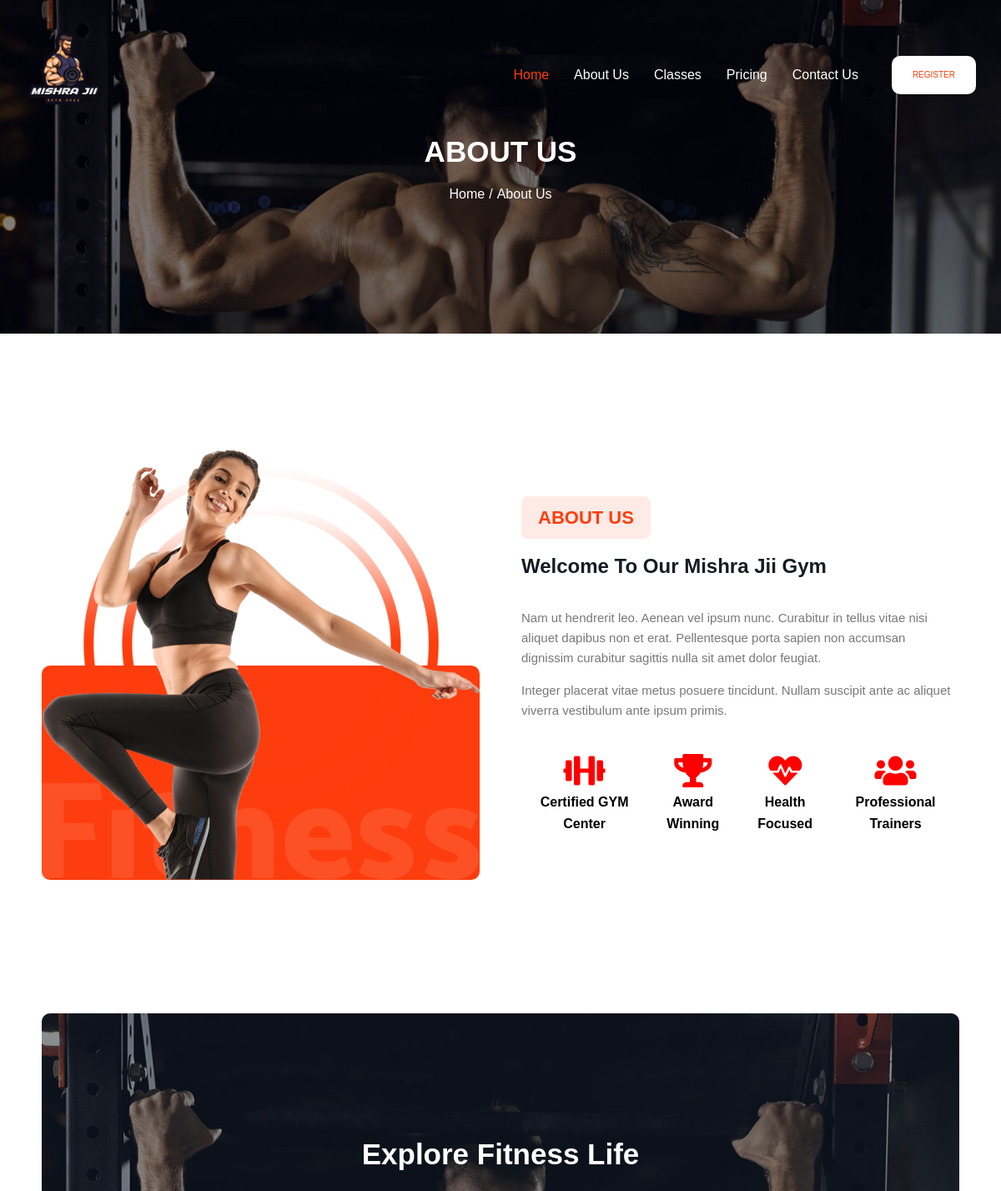
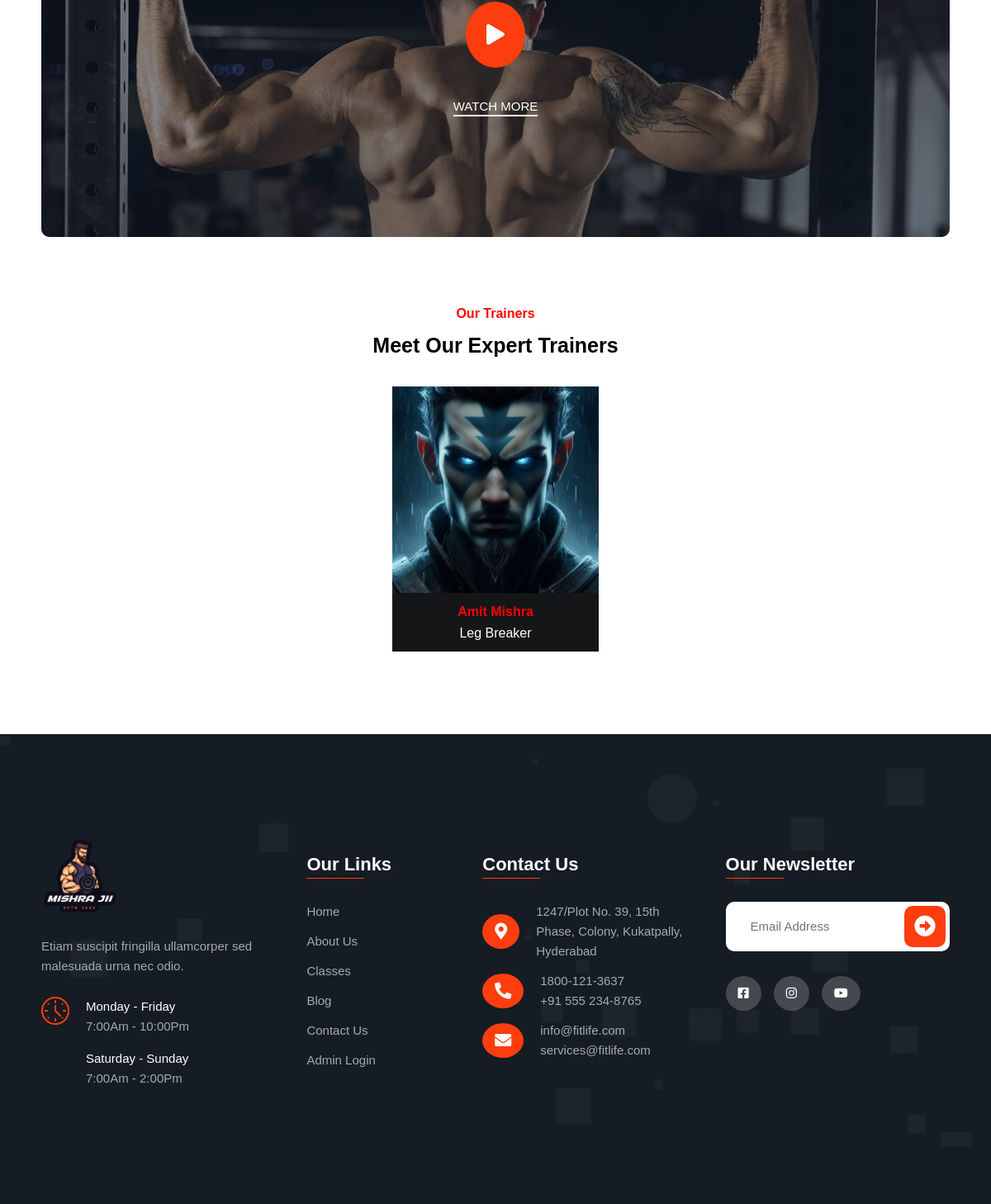
Page /about.php on the committed database (2 pictures, top to bottom).
### tables this page shows
CREATE TABLE `trainers` (
  `id` int(11) NOT NULL,
  `name` varchar(255) NOT NULL,
  `role` varchar(100) NOT NULL,
  `image` varchar(255) NOT NULL,
  `twitter_link` varchar(255) DEFAULT NULL,
  `facebook_link` varchar(255) DEFAULT NULL,
  `linkedin_link` varchar(255) DEFAULT NULL,
  `instagram_link` varchar(255) DEFAULT NULL
);

### about.php (the view, shortened to what this page needs)
<!DOCTYPE html>
<html lang="en">
<head>
  <link rel="stylesheet" href="./assets/css/style.css">
  <link rel="stylesheet" href="./assets/fontawesome/css/all.min.css">
</head>
<body>
  <?php include('./shortcuts/header.php');  ?>
  <div class="page-header">
    <div class="page-header-content">
      <h4 class="page-title">About Us</h4>
      <div class="breadcrumb">
        <p><a class="breadcrumb-link" href="index.php">Home</a></p>
        <p class="breadcrumb-separator">/</p>
        <p>About Us</p>
      </div>
    </div>
  </div>
  <section class="section about" id="about" aria-label="about">
    <div class="container">
      <div class="about-banner has-after">
        <img src="./assets/images/about-banner.png" width="660" height="648" loading="lazy" alt="about banner"
          class="w-100">
      </div>
      <div class="about-content">
        <p class="section-subtitle">About Us</p>
        <h2 class="h2 section-title">Welcome To Our Mishra Jii Gym</h2>
        <p class="section-text">
          Nam ut hendrerit leo. Aenean vel ipsum nunc. Curabitur in tellus vitae nisi aliquet dapibus non et erat.
          Pellentesque
          porta sapien non accumsan dignissim curabitur sagittis nulla sit amet dolor feugiat.
        </p>
        <p class="section-text">
          Integer placerat vitae metus posuere tincidunt. Nullam suscipit ante ac aliquet viverra vestibulum ante
          ipsum primis.
        </p>
        <div class="wrapper">
          <div class="about-coach">
            <div class="coach-icons">
              <div class="icon-item">
                <i class="fas fa-dumbbell"></i>
                <p>Certified GYM Center</p>
              </div>
              <div class="icon-item">
                <i class="fas fa-trophy"></i>
                <p>Award Winning</p>
              </div>
              <div class="icon-item">
                <i class="fas fa-heartbeat"></i>
                <p>Health Focused</p>
              </div>
              <div class="icon-item">
                <i class="fas fa-users"></i>
                <p>Professional Trainers</p>
              </div>
            </div>
          </div>
        </div>
      </div>
    </div>
  </section>
  <section class="section video" aria-label="video" style="margin-bottom: 3rem;">
    <div class="container">
      <div class="video-card has-before has-bg-image"
        style="background-image: url('./assets/images/video-banner.jpg')">
        <h2 class="h2 card-title">Explore Fitness Life</h2>
        <button class="play-btn" aria-label="play video">
          <i class="fas fa-play"></i>
        </button>
        <a href="#" class="btn-link has-before">Watch More</a>
      </div>
    </div>
  </section>
  <div class="team-section">
    <div class="team-header">
      <h4 class="team-subtitle">Our Trainers</h4>
      <h4 class="team-title">Meet Our Expert Trainers</h4>
    </div>
    <?php
    include_once "./config/dbconnect.php";
    ?>
    <div class="team-grid">
      <?php
      $sql = "SELECT * FROM trainers";
      $run = mysqli_query($conn, $sql);
      if ($run->num_rows > 0) {
        while ($result = mysqli_fetch_array($run)) {
      ?>
          <div class="team-member">
            <div class="card">
              <img class="card-img" src="admin/upload/<?php echo $result['image'];  ?>" alt="not found">
              <div class="card-bodyy">
                <h4 class="card-titles"><?php echo $result['name'];  ?></h4>
                <p class="card-text"><?php echo $result['role'];  ?></p>
              </div>
            </div>
          </div>
      <?php
        }
      } else {
        echo "No trainers found.";
      }
      ?>
    </div>
  </div>
  <?php include('./shortcuts/footer.php');  ?>
</body>
</html>

### rows in the picture
trainers: image (picture), name "Amit Mishra", role "Leg Breaker"
